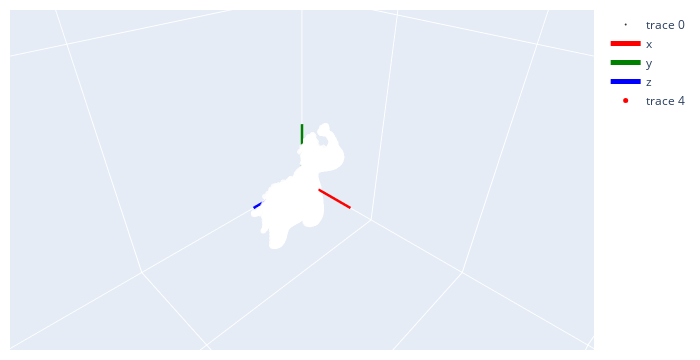

This figure's notebook cell:
### Code cell
from src.visualizations import visualize_cameras, visualize_cameras_trajectorie, visualize_pcd

gaus_xyz = gaussians._xyz.detach().cpu().numpy()

fig = visualize_pcd(gaus_xyz,
                    np.ones((len(gaus_xyz), 3)),
                    skip=5, size=2, show=False);
from src.visualizations import visualize_cameras, visualize_cameras_trajectorie
import copy

# R, T = C2W[:3, :3], C2W[3, :3]
R, T = torch.tensor(cam.R), torch.tensor(cam.T)
visualize_cameras(R[None], T[None], copy.deepcopy(fig));

### Figure 1 — Plotly figure (JSON) as saved in the notebook; plotly's stock layout.template omitted (floating-point values rounded to 4 significant figures; data arrays with more than 128 entries replaced by an {"elided": "..."} marker saying what was removed)
{"data": [{"marker": {"color": {"elided": "6542x3 int values"}, "opacity": 0.8, "size": 2}, "mode": "markers", "type": "scatter3d", "x": {"elided": "6542 float values"}, "y": {"elided": "6542 float values"}, "z": {"elided": "6542 float values"}}, {"line": {"color": "red", "width": 5}, "mode": "lines", "name": "x", "type": "scatter3d", "x": [0, 1], "y": [0, 0], "z": [0, 0]}, {"line": {"color": "green", "width": 5}, "mode": "lines", "name": "y", "type": "scatter3d", "x": [0, 0], "y": [0, 1], "z": [0, 0]}, {"line": {"color": "blue", "width": 5}, "mode": "lines", "name": "z", "type": "scatter3d", "x": [0, 0], "y": [0, 0], "z": [0, 1]}, {"marker": {"color": "red", "size": 5}, "mode": "markers", "type": "scatter3d", "x": [0], "y": [0], "z": [0]}], "layout": {"height": 360, "margin": {"b": 10, "l": 10, "r": 20, "t": 10}, "scene": {"aspectmode": "cube", "aspectratio": {"x": 1, "y": 1, "z": 1}, "camera": {"center": {"x": 0, "y": 0, "z": 0}, "eye": {"x": 0.1896, "y": 0.1896, "z": 0.1896}, "projection": {"type": "perspective"}, "up": {"x": -0.4082, "y": 0.8165, "z": -0.4082}}, "xaxis": {"nticks": 4, "range": [-10, 10], "title": {"text": "X axis"}, "type": "linear"}, "yaxis": {"nticks": 4, "range": [-10, 10], "title": {"text": "Y axis"}, "type": "linear"}, "zaxis": {"nticks": 4, "range": [-10, 10], "title": {"text": "Z axis"}, "type": "linear"}}, "width": 700}}
